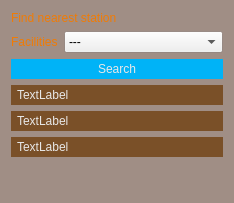
<?xml version="1.0" encoding="UTF-8"?>
<ui version="4.0">
    <class>Form</class>
    <widget class="QWidget" name="Form">
        <property name="geometry">
            <rect>
                <x>0</x>
                <y>0</y>
                <width>205</width>
                <height>203</height>
            </rect>
        </property>
        <property name="sizePolicy">
            <sizepolicy hsizetype="Minimum" vsizetype="Minimum">
                <horstretch>0</horstretch>
                <verstretch>0</verstretch>
            </sizepolicy>
        </property>
        <property name="palette">
            <palette>
                <active>
                    <colorrole role="Base">
                        <brush brushstyle="SolidPattern">
                            <color alpha="255">
                                <red>255</red>
                                <green>255</green>
                                <blue>255</blue>
                            </color>
                        </brush>
                    </colorrole>
                    <colorrole role="Window">
                        <brush brushstyle="SolidPattern">
                            <color alpha="100">
                                <red>104</red>
                                <green>76</green>
                                <blue>61</blue>
                            </color>
                        </brush>
                    </colorrole>
                </active>
                <inactive>
                    <colorrole role="Base">
                        <brush brushstyle="SolidPattern">
                            <color alpha="255">
                                <red>255</red>
                                <green>255</green>
                                <blue>255</blue>
                            </color>
                        </brush>
                    </colorrole>
                    <colorrole role="Window">
                        <brush brushstyle="SolidPattern">
                            <color alpha="100">
                                <red>104</red>
                                <green>76</green>
                                <blue>61</blue>
                            </color>
                        </brush>
                    </colorrole>
                </inactive>
                <disabled>
                    <colorrole role="Base">
                        <brush brushstyle="SolidPattern">
                            <color alpha="100">
                                <red>104</red>
                                <green>76</green>
                                <blue>61</blue>
                            </color>
                        </brush>
                    </colorrole>
                    <colorrole role="Window">
                        <brush brushstyle="SolidPattern">
                            <color alpha="100">
                                <red>104</red>
                                <green>76</green>
                                <blue>61</blue>
                            </color>
                        </brush>
                    </colorrole>
                </disabled>
            </palette>
        </property>
        <property name="autoFillBackground">
            <bool>true</bool>
        </property>
        <layout class="QVBoxLayout" name="verticalLayout">
            <item>
                <widget class="QLabel" name="label">
                    <property name="styleSheet">
                        <string notr="true">color: rgb(240, 123, 5);</string>
                    </property>
                    <property name="text">
                        <string>Find nearest station</string>
                    </property>
                </widget>
            </item>
            <item>
                <layout class="QHBoxLayout" name="horizontalLayout">
                    <item>
                        <widget class="QLabel" name="label_2">
                            <property name="styleSheet">
                                <string notr="true">color: rgb(240, 123, 5);</string>
                            </property>
                            <property name="text">
                                <string>Facilities</string>
                            </property>
                        </widget>
                    </item>
                    <item>
                        <widget class="QComboBox" name="facilities_combobox">
                            <property name="styleSheet">
                                <string notr="true"/>
                            </property>
                            <property name="sizeAdjustPolicy">
                                <enum>QComboBox::AdjustToContents</enum>
                            </property>
                            <property name="frame">
                                <bool>true</bool>
                            </property>
                            <item>
                                <property name="text">
                                    <string>---</string>
                                </property>
                            </item>
                            <item>
                                <property name="text">
                                    <string>has_blackmarket</string>
                                </property>
                            </item>
                            <item>
                                <property name="text">
                                    <string>has_market</string>
                                </property>
                            </item>
                            <item>
                                <property name="text">
                                    <string>has_technology_broker</string>
                                </property>
                            </item>
                            <item>
                                <property name="text">
                                    <string>has_refuel</string>
                                </property>
                            </item>
                            <item>
                                <property name="text">
                                    <string>has_repair</string>
                                </property>
                            </item>
                            <item>
                                <property name="text">
                                    <string>has_rearm</string>
                                </property>
                            </item>
                            <item>
                                <property name="text">
                                    <string>has_outfitting</string>
                                </property>
                            </item>
                            <item>
                                <property name="text">
                                    <string>has_shipyard</string>
                                </property>
                            </item>
                            <item>
                                <property name="text">
                                    <string>has_material_trader</string>
                                </property>
                            </item>
                        </widget>
                    </item>
                </layout>
            </item>
            <item>
                <widget class="QPushButton" name="search_button">
                    <property name="styleSheet">
                        <string notr="true">QPushButton {
                            padding: 3px;
                            color: rgb(232, 232, 232);
                            background-color: rgb(0, 179, 247);
                            border-style: solid;
                            }

                            QPushButton:hover {
                            background-color: rgb(10, 139, 214);
                            }

                            QPushButton:pressed {
                            color: rgb(63, 63, 63);
                            background-color: rgb(232, 232, 232);
                            border-color: rgb(232, 232, 232);
                            }
                        </string>
                    </property>
                    <property name="text">
                        <string>Search</string>
                    </property>
                </widget>
            </item>
            <item>
                <layout class="QVBoxLayout" name="result_layout">
                    <item>
                        <widget class="QLabel" name="result_label_1">
                            <property name="styleSheet">
                                <string notr="true">

                                    QLabel {
                                    color: rgb(232, 232, 232);
                                    padding: 3px;
                                    background-color: rgba(106, 54, 2, 180);
                                    }

                                    QLabel:hover {
                                    color: rgb(62, 62, 62);
                                    padding: 3px;
                                    background-color: rgb(240, 123, 5);
                                    }

                                    QLabel:pressed {
                                    color: rgb(63, 63, 63);
                                    background-color: rgb(232, 232, 232);
                                    border-color: rgb(232, 232, 232);
                                    }
                                </string>
                            </property>
                            <property name="frameShape">
                                <enum>QFrame::NoFrame</enum>
                            </property>
                            <property name="text">
                                <string>TextLabel</string>
                            </property>
                            <property name="textFormat">
                                <enum>Qt::PlainText</enum>
                            </property>
                            <property name="wordWrap">
                                <bool>true</bool>
                            </property>
                        </widget>
                    </item>
                    <item>
                        <widget class="QLabel" name="result_label_2">
                            <property name="styleSheet">
                                <string notr="true">

                                    QLabel {
                                    color: rgb(232, 232, 232);
                                    padding: 3px;
                                    background-color: rgba(106, 54, 2, 180);
                                    }

                                    QLabel:hover {
                                    color: rgb(62, 62, 62);
                                    padding: 3px;
                                    background-color: rgb(240, 123, 5);
                                    }

                                    QLabel:pressed {
                                    color: rgb(63, 63, 63);
                                    background-color: rgb(232, 232, 232);
                                    border-color: rgb(232, 232, 232);
                                    }
                                </string>
                            </property>
                            <property name="frameShape">
                                <enum>QFrame::NoFrame</enum>
                            </property>
                            <property name="text">
                                <string>TextLabel</string>
                            </property>
                            <property name="textFormat">
                                <enum>Qt::PlainText</enum>
                            </property>
                            <property name="wordWrap">
                                <bool>true</bool>
                            </property>
                        </widget>
                    </item>
                    <item>
                        <widget class="QLabel" name="result_label_3">
                            <property name="styleSheet">
                                <string notr="true">

                                    QLabel {
                                    color: rgb(232, 232, 232);
                                    padding: 3px;
                                    background-color: rgba(106, 54, 2, 180);
                                    }

                                    QLabel:hover {
                                    color: rgb(62, 62, 62);
                                    padding: 3px;
                                    background-color: rgb(240, 123, 5);
                                    }

                                    QLabel:pressed {
                                    color: rgb(63, 63, 63);
                                    background-color: rgb(232, 232, 232);
                                    border-color: rgb(232, 232, 232);
                                    }
                                </string>
                            </property>
                            <property name="frameShape">
                                <enum>QFrame::NoFrame</enum>
                            </property>
                            <property name="text">
                                <string>TextLabel</string>
                            </property>
                            <property name="textFormat">
                                <enum>Qt::PlainText</enum>
                            </property>
                            <property name="wordWrap">
                                <bool>true</bool>
                            </property>
                        </widget>
                    </item>
                </layout>
            </item>
            <item>
                <spacer name="verticalSpacer">
                    <property name="orientation">
                        <enum>Qt::Vertical</enum>
                    </property>
                    <property name="sizeType">
                        <enum>QSizePolicy::MinimumExpanding</enum>
                    </property>
                    <property name="sizeHint" stdset="0">
                        <size>
                            <width>20</width>
                            <height>0</height>
                        </size>
                    </property>
                </spacer>
            </item>
        </layout>
    </widget>
    <resources/>
    <connections/>
</ui>
